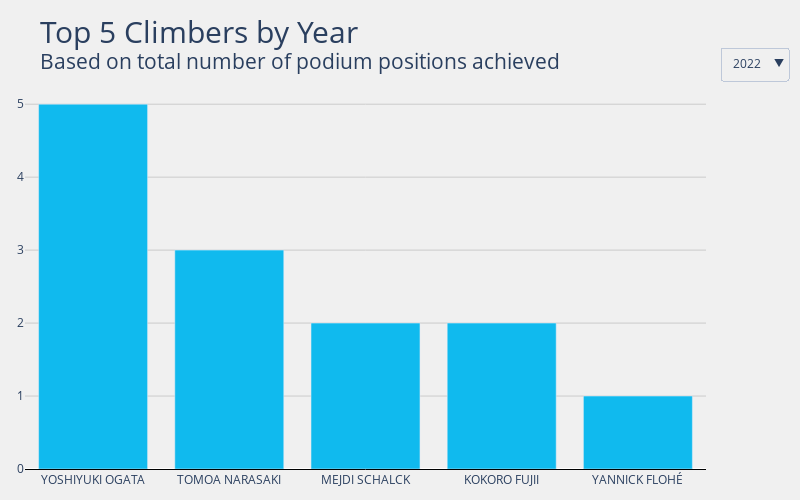

This figure's notebook cell:
### Code cell
years = list(top_by_year['Year'].unique().astype(str))

# Creates dictionary of dataframes - one for each year
top5_dict = {}
for year in years:
    top5_dict[year] = top_by_year[top_by_year['Year'] == int(year)]

title = "Top 5 Climbers by Year<br><sup>Based on total number of podium positions achieved"

fig = go.Figure()

# Adds trace for each year to our graph object
for year in years:
    fig.add_trace(
        go.Bar(
            x = top5_dict[year]['Name'],
            y = top5_dict[year]['Podiums'],
            name = year,
            marker = dict(color = '#10baee'),
            visible = True if year == years[-1] else False
        )
    )

# Creates list of buttons for each year
buttons_opts = []
for i, year in enumerate(years):
    args = [False] * len(years)
    args[i] = True
    
    buttons_opts.append(
        dict(
            method = 'update',
            label = year,
            args = [{
                'visible': args, #this is the key line!
                'title': year,
                'showlegend': False
            }]
        )
    )

# Styling
fig.update_layout(
    updatemenus = [go.layout.Updatemenu(
        active = len(years)-1,
        buttons = buttons_opts,
        x = 1.12,
        xanchor = 'right',
        y = 1.1,
        yanchor = 'top'
        )],
    yaxis={ 
        'tickvals': [*range(0, 10)]
    },
    title = dict(text=title, font=dict(size=30)),
    width = 800,
    height = 500,
    plot_bgcolor = '#f0f0f0',
    paper_bgcolor = '#f0f0f0',
    yaxis_title = None,
    xaxis_title = None,
    margin=dict(l=25, r=25, t=85, b=25)
)

fig.update_xaxes(
    showline=True,
    linecolor='black',
    # gridcolor='#cbcbcb'
)

fig.update_yaxes(
    showticklabels=True,
    gridcolor='#cbcbcb'
)

### Figure 1 — Plotly figure (JSON) as saved in the notebook; plotly's stock layout.template omitted (floating-point values rounded to 4 significant figures)
{"data": [{"marker": {"color": "#10baee"}, "name": "2007", "type": "bar", "visible": false, "x": ["KILIAN FISCHHUBER", "DMITRII SHARAFUTDINOV", "AKITO MATSUSHIMA", "JONAS BAUMANN", "JORG VERHOEVEN"], "y": [5, 4, 3, 1, 1]}, {"marker": {"color": "#10baee"}, "name": "2008", "type": "bar", "visible": false, "x": ["KILIAN FISCHHUBER", "DAVID LAMA", "DMITRII SHARAFUTDINOV", "RUSTAM GELMANOV", "STANISLAV KLESHNOV"], "y": [6, 4, 3, 2, 1]}, {"marker": {"color": "#10baee"}, "name": "2009", "type": "bar", "visible": false, "x": ["KILIAN FISCHHUBER", "GABRIELE MORONI", "RUSTAM GELMANOV", "STÉPHAN JULIEN", "ADAM ONDRA"], "y": [4, 2, 2, 2, 1]}, {"marker": {"color": "#10baee"}, "name": "2010", "type": "bar", "visible": false, "x": ["ADAM ONDRA", "KILIAN FISCHHUBER", "TSUKURU HORI", "DMITRII SHARAFUTDINOV", "MYKHAYLO SHALAGIN"], "y": [5, 5, 2, 2, 1]}, {"marker": {"color": "#10baee"}, "name": "2011", "type": "bar", "visible": false, "x": ["KILIAN FISCHHUBER", "DMITRII SHARAFUTDINOV", "RUSTAM GELMANOV", "ALEKSEY RUBTSOV", "GUILLAUME GLAIRON MONDET"], "y": [5, 5, 3, 2, 2]}, {"marker": {"color": "#10baee"}, "name": "2012", "type": "bar", "visible": false, "x": ["KILIAN FISCHHUBER", "RUSTAM GELMANOV", "SEAN MCCOLL", "DMITRII SHARAFUTDINOV", "JAKOB SCHUBERT"], "y": [5, 5, 3, 3, 2]}, {"marker": {"color": "#10baee"}, "name": "2013", "type": "bar", "visible": false, "x": ["DMITRII SHARAFUTDINOV", "KILIAN FISCHHUBER", "JORG VERHOEVEN", "JAKOB SCHUBERT", "JAN HOJER"], "y": [5, 3, 3, 3, 2]}, {"marker": {"color": "#10baee"}, "name": "2014", "type": "bar", "visible": false, "x": ["JAN HOJER", "DMITRII SHARAFUTDINOV", "GUILLAUME GLAIRON MONDET", "RUSTAM GELMANOV", "SEAN MCCOLL"], "y": [6, 4, 4, 3, 3]}, {"marker": {"color": "#10baee"}, "name": "2015", "type": "bar", "visible": false, "x": ["JONGWON CHON", "ADAM ONDRA", "NATHANIEL COLEMAN", "ALBAN LEVIER", "TSUKURU HORI"], "y": [3, 2, 2, 2, 1]}, {"marker": {"color": "#10baee"}, "name": "2016", "type": "bar", "visible": false, "x": ["TOMOA NARASAKI", "ALEKSEY RUBTSOV", "JONGWON CHON", "KOKORO FUJII", "MANUEL CORNU"], "y": [6, 4, 3, 3, 1]}, {"marker": {"color": "#10baee"}, "name": "2017", "type": "bar", "visible": false, "x": ["TOMOA NARASAKI", "ALEKSEY RUBTSOV", "JONGWON CHON", "KEITA WATABE", "YOSHIYUKI OGATA"], "y": [4, 4, 3, 3, 1]}, {"marker": {"color": "#10baee"}, "name": "2018", "type": "bar", "visible": false, "x": ["JERNEJ KRUDER", "TOMOA NARASAKI", "GREGOR VEZONIK", "REI SUGIMOTO", "ALEKSEY RUBTSOV"], "y": [4, 4, 4, 2, 2]}, {"marker": {"color": "#10baee"}, "name": "2019", "type": "bar", "visible": false, "x": ["TOMOA NARASAKI", "ADAM ONDRA", "JAKOB SCHUBERT", "YOSHIYUKI OGATA", "ANZE PEHARC"], "y": [5, 3, 3, 2, 1]}, {"marker": {"color": "#10baee"}, "name": "2020", "type": "bar", "visible": false, "x": ["SERGEI LUZHETSKII", "NIKOLAI IARILOVETS", "JERNEJ KRUDER"], "y": [1, 1, 1]}, {"marker": {"color": "#10baee"}, "name": "2021", "type": "bar", "visible": false, "x": ["YOSHIYUKI OGATA", "ADAM ONDRA", "KOKORO FUJII", "TOMOA NARASAKI", "TOMOAKI TAKATA"], "y": [2, 2, 2, 2, 1]}, {"marker": {"color": "#10baee"}, "name": "2022", "type": "bar", "visible": true, "x": ["YOSHIYUKI OGATA", "TOMOA NARASAKI", "MEJDI SCHALCK", "KOKORO FUJII", "YANNICK FLOHÉ"], "y": [5, 3, 2, 2, 1]}], "layout": {"height": 500, "margin": {"b": 25, "l": 25, "r": 25, "t": 85}, "paper_bgcolor": "#f0f0f0", "plot_bgcolor": "#f0f0f0", "title": {"font": {"size": 30}, "text": "Top 5 Climbers by Year<br><sup>Based on total number of podium positions achieved"}, "updatemenus": [{"active": 15, "buttons": [{"args": [{"showlegend": false, "title": "2007", "visible": [true, false, false, false, false, false, false, false, false, false, false, false, false, false, false, false]}], "label": "2007", "method": "update"}, {"args": [{"showlegend": false, "title": "2008", "visible": [false, true, false, false, false, false, false, false, false, false, false, false, false, false, false, false]}], "label": "2008", "method": "update"}, {"args": [{"showlegend": false, "title": "2009", "visible": [false, false, true, false, false, false, false, false, false, false, false, false, false, false, false, false]}], "label": "2009", "method": "update"}, {"args": [{"showlegend": false, "title": "2010", "visible": [false, false, false, true, false, false, false, false, false, false, false, false, false, false, false, false]}], "label": "2010", "method": "update"}, {"args": [{"showlegend": false, "title": "2011", "visible": [false, false, false, false, true, false, false, false, false, false, false, false, false, false, false, false]}], "label": "2011", "method": "update"}, {"args": [{"showlegend": false, "title": "2012", "visible": [false, false, false, false, false, true, false, false, false, false, false, false, false, false, false, false]}], "label": "2012", "method": "update"}, {"args": [{"showlegend": false, "title": "2013", "visible": [false, false, false, false, false, false, true, false, false, false, false, false, false, false, false, false]}], "label": "2013", "method": "update"}, {"args": [{"showlegend": false, "title": "2014", "visible": [false, false, false, false, false, false, false, true, false, false, false, false, false, false, false, false]}], "label": "2014", "method": "update"}, {"args": [{"showlegend": false, "title": "2015", "visible": [false, false, false, false, false, false, false, false, true, false, false, false, false, false, false, false]}], "label": "2015", "method": "update"}, {"args": [{"showlegend": false, "title": "2016", "visible": [false, false, false, false, false, false, false, false, false, true, false, false, false, false, false, false]}], "label": "2016", "method": "update"}, {"args": [{"showlegend": false, "title": "2017", "visible": [false, false, false, false, false, false, false, false, false, false, true, false, false, false, false, false]}], "label": "2017", "method": "update"}, {"args": [{"showlegend": false, "title": "2018", "visible": [false, false, false, false, false, false, false, false, false, false, false, true, false, false, false, false]}], "label": "2018", "method": "update"}, {"args": [{"showlegend": false, "title": "2019", "visible": [false, false, false, false, false, false, false, false, false, false, false, false, true, false, false, false]}], "label": "2019", "method": "update"}, {"args": [{"showlegend": false, "title": "2020", "visible": [false, false, false, false, false, false, false, false, false, false, false, false, false, true, false, false]}], "label": "2020", "method": "update"}, {"args": [{"showlegend": false, "title": "2021", "visible": [false, false, false, false, false, false, false, false, false, false, false, false, false, false, true, false]}], "label": "2021", "method": "update"}, {"args": [{"showlegend": false, "title": "2022", "visible": [false, false, false, false, false, false, false, false, false, false, false, false, false, false, false, true]}], "label": "2022", "method": "update"}], "x": 1.12, "xanchor": "right", "y": 1.1, "yanchor": "top"}], "width": 800, "xaxis": {"autorange": true, "linecolor": "black", "range": [-0.5, 4.5], "showline": true, "title": {}, "type": "category"}, "yaxis": {"autorange": true, "gridcolor": "#cbcbcb", "range": [0, 5.263], "showticklabels": true, "tickvals": [0, 1, 2, 3, 4, 5, 6, 7, 8, 9], "title": {}, "type": "linear"}}}
